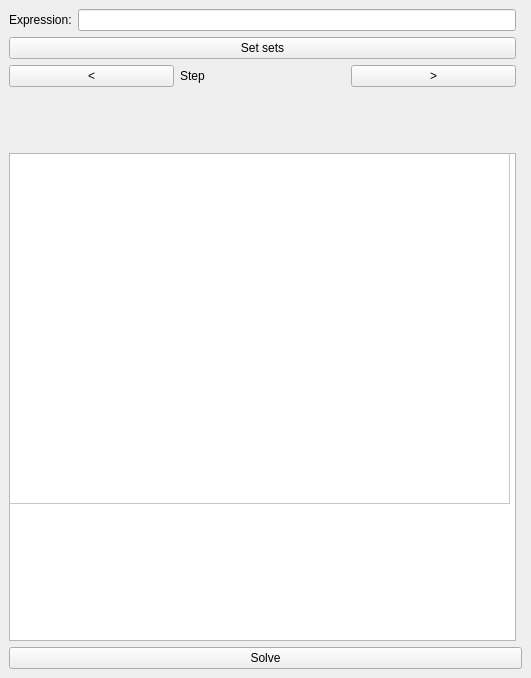
<?xml version="1.0" encoding="UTF-8"?>
<ui version="4.0">
 <class>MainWindow</class>
 <widget class="QMainWindow" name="MainWindow">
  <property name="geometry">
   <rect>
    <x>0</x>
    <y>0</y>
    <width>531</width>
    <height>678</height>
   </rect>
  </property>
  <property name="minimumSize">
   <size>
    <width>0</width>
    <height>0</height>
   </size>
  </property>
  <property name="windowTitle">
   <string>RikaSet</string>
  </property>
  <widget class="QWidget" name="centralwidget">
   <layout class="QGridLayout" name="gridLayout">
    <item row="0" column="0">
     <widget class="QLabel" name="labelExpression">
      <property name="text">
       <string>Expression:</string>
      </property>
     </widget>
    </item>
    <item row="2" column="0" colspan="2">
     <widget class="QPushButton" name="pushButtonSetSets">
      <property name="text">
       <string>Set sets</string>
      </property>
     </widget>
    </item>
    <item row="3" column="0" colspan="2">
     <layout class="QGridLayout" name="gridLayoutInput">
      <item row="1" column="2">
       <widget class="QLabel" name="labelStep">
        <property name="text">
         <string>Step</string>
        </property>
       </widget>
      </item>
      <item row="1" column="1">
       <widget class="QPushButton" name="pushButtonBack">
        <property name="text">
         <string>&lt;</string>
        </property>
       </widget>
      </item>
      <item row="5" column="1" colspan="3">
       <widget class="QLabel" name="labelSets">
        <property name="text">
         <string/>
        </property>
       </widget>
      </item>
      <item row="7" column="1" colspan="3">
       <widget class="QTableWidget" name="tableWidget">
        <property name="sizeAdjustPolicy">
         <enum>QAbstractScrollArea::AdjustIgnored</enum>
        </property>
        <property name="showGrid">
         <bool>true</bool>
        </property>
        <property name="rowCount">
         <number>1</number>
        </property>
        <property name="columnCount">
         <number>1</number>
        </property>
        <attribute name="horizontalHeaderVisible">
         <bool>false</bool>
        </attribute>
        <attribute name="horizontalHeaderCascadingSectionResizes">
         <bool>false</bool>
        </attribute>
        <attribute name="horizontalHeaderMinimumSectionSize">
         <number>500</number>
        </attribute>
        <attribute name="horizontalHeaderDefaultSectionSize">
         <number>500</number>
        </attribute>
        <attribute name="horizontalHeaderHighlightSections">
         <bool>false</bool>
        </attribute>
        <attribute name="verticalHeaderVisible">
         <bool>false</bool>
        </attribute>
        <attribute name="verticalHeaderMinimumSectionSize">
         <number>350</number>
        </attribute>
        <attribute name="verticalHeaderDefaultSectionSize">
         <number>350</number>
        </attribute>
        <row/>
        <column/>
       </widget>
      </item>
      <item row="1" column="3">
       <widget class="QPushButton" name="pushButtonNext">
        <property name="text">
         <string>&gt;</string>
        </property>
       </widget>
      </item>
      <item row="4" column="1" colspan="3">
       <widget class="QLabel" name="labelName">
        <property name="text">
         <string/>
        </property>
       </widget>
      </item>
      <item row="6" column="1" colspan="3">
       <widget class="QLabel" name="labelResult">
        <property name="text">
         <string/>
        </property>
       </widget>
      </item>
     </layout>
    </item>
    <item row="1" column="0" colspan="2">
     <layout class="QGridLayout" name="gridLayoutSets"/>
    </item>
    <item row="6" column="0" colspan="3">
     <widget class="QPushButton" name="pushButtonSolve">
      <property name="text">
       <string>Solve</string>
      </property>
     </widget>
    </item>
    <item row="0" column="1">
     <widget class="QLineEdit" name="lineEditExpression">
      <property name="sizePolicy">
       <sizepolicy hsizetype="Expanding" vsizetype="Fixed">
        <horstretch>0</horstretch>
        <verstretch>0</verstretch>
       </sizepolicy>
      </property>
     </widget>
    </item>
   </layout>
  </widget>
 </widget>
 <resources/>
 <connections/>
</ui>
